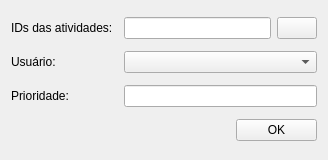
<?xml version="1.0" encoding="UTF-8"?>
<ui version="4.0">
 <class>Form</class>
 <widget class="QWidget" name="Form">
  <property name="geometry">
   <rect>
    <x>0</x>
    <y>0</y>
    <width>328</width>
    <height>160</height>
   </rect>
  </property>
  <property name="windowTitle">
   <string>Form</string>
  </property>
  <layout class="QGridLayout" name="gridLayout">
   <item row="0" column="0">
    <widget class="QLabel" name="label">
     <property name="text">
      <string>IDs das atividades:</string>
     </property>
    </widget>
   </item>
   <item row="0" column="1" colspan="2">
    <layout class="QHBoxLayout" name="horizontalLayout">
     <item>
      <widget class="QLineEdit" name="activityIdLe"/>
     </item>
     <item>
      <widget class="QPushButton" name="extractFieldBtn">
       <property name="text">
        <string/>
       </property>
      </widget>
     </item>
    </layout>
   </item>
   <item row="1" column="0">
    <widget class="QLabel" name="label_2">
     <property name="text">
      <string>Usuário:</string>
     </property>
    </widget>
   </item>
   <item row="1" column="1" colspan="2">
    <widget class="QComboBox" name="usersCb"/>
   </item>
   <item row="2" column="0">
    <widget class="QLabel" name="label_3">
     <property name="text">
      <string>Prioridade:</string>
     </property>
    </widget>
   </item>
   <item row="2" column="1" colspan="2">
    <widget class="QLineEdit" name="priorityLe"/>
   </item>
   <item row="3" column="0" colspan="2">
    <spacer name="horizontalSpacer">
     <property name="orientation">
      <enum>Qt::Horizontal</enum>
     </property>
     <property name="sizeHint" stdset="0">
      <size>
       <width>219</width>
       <height>20</height>
      </size>
     </property>
    </spacer>
   </item>
   <item row="3" column="2">
    <widget class="QPushButton" name="okBtn">
     <property name="text">
      <string>OK</string>
     </property>
    </widget>
   </item>
  </layout>
 </widget>
 <resources/>
 <connections/>
</ui>
